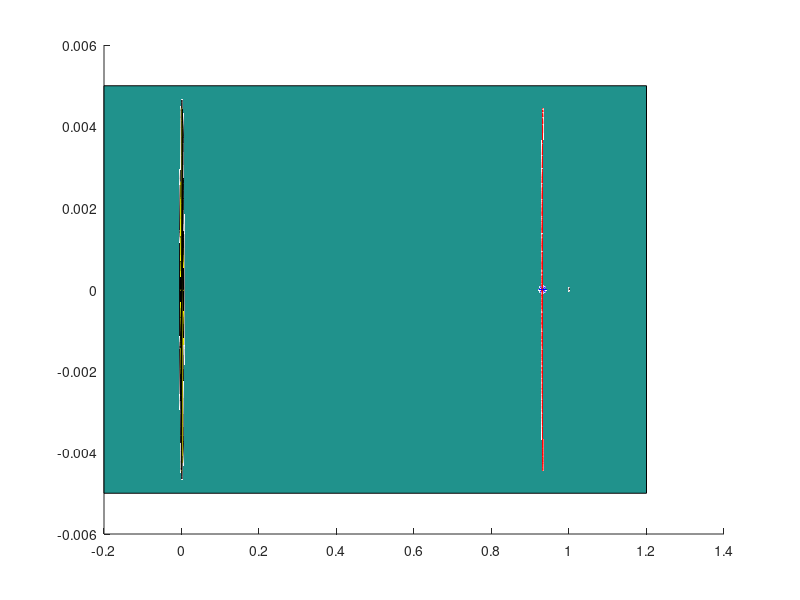

Here is the MATLAB script that generated this plot: (Note: this script raises an error after producing the figure.)
clc; close all; clear;


% First-Order Linear
%{
omega = 2.0152105515;
time_vec = 0:0.01:1/omega;
scaling_factor = 1.495978714e8;
w_p = 2.086453455;
w_v = 2.0152105515;
Ax = 206000/scaling_factor;
Ay = 665000/scaling_factor;
Az = 110000/scaling_factor;

t = 0:0.05:100;%2*pi;%100;
angle1 = 0:0.01:2*pi;
angle2 = 0:0.01:2*pi;

xpoint = 0.932385;
ypoint = 0;
zpoint = 0;

mu = -9.537e-4;
xsun = -mu;
ysun = 0;
zsun = 0;
xearth = 1 + xsun;
yearth = 0;
zearth = 0;

theta = 0 : 0.01 : 2*pi;
eradius = 6378/scaling_factor;
sradius = 696000/scaling_factor;

phi = 0;
m = 1;
psi = m*(pi/2) + phi;

% PLOTS 1
%{
x1 = -Ax*cos(angle1 + phi) + xpoint;
y1 = Ay*sin(angle1 + phi) + ypoint;
z1 = Az*sin(angle2 + 1*(pi/2) + phi) + zpoint;
x3 = -Ax*cos(angle1 + phi) + xpoint;
y3 = Ay*sin(angle1 + phi) + ypoint;
z3 = Az*sin(angle2 + 3*(pi/2) + phi) + zpoint;

subplot(3,1,1);
hold on;
plot(xpoint, ypoint, 'b*', 'DisplayName', 'L1 Lagrange Point')
plot(xearth, yearth, 'bo', 'MarkerSize', 5, 'MarkerFaceColor', 'b', 'DisplayName', 'Earth')
plot(xsun, ysun, 'ro', 'MarkerSize', 10, 'MarkerFaceColor', 'y', 'DisplayName', 'Sun')
plot(x1, y1, 'r-', 'DisplayName', 'M = 1')
plot(x3, y3, 'k-', 'DisplayName', 'M = 3')
xlabel('X')
ylabel('Y')
grid on
grid(gca, 'minor')
lgd = legend();
lgd.FontSize = 20;
hold off;

subplot(3,1,2);
hold on;
plot(xearth, zearth, 'bo', 'MarkerSize', 5, 'MarkerFaceColor', 'b')
plot(xsun, zsun, 'ro', 'MarkerSize', 10, 'MarkerFaceColor', 'y')
plot(xpoint, zpoint, 'b*')
plot(x1, z1, 'r-', 'DisplayName', 'M = 1')
plot(x3, z3, 'k-', 'DisplayName', 'M = 3')
xlabel('X') 
ylabel('Z')
grid on
grid(gca, 'minor')
hold off;

subplot(3,1,3);
hold on;
plot(yearth, zearth, 'bo', 'MarkerSize', 5, 'MarkerFaceColor', 'b')
plot(ysun, zsun, 'ro', 'MarkerSize', 10, 'MarkerFaceColor', 'y')
plot(ypoint, zpoint, 'b*')
plot(y1, z1, 'r-', 'DisplayName', 'M = 1')
plot(y3, z3, 'k-', 'DisplayName', 'M = 3')
xlabel('Y') 
ylabel('Z')
grid on
grid(gca, 'minor')
hold off;
%}

% PLOTS 2
%{
m = 1;
phi = 0;
psi = m*(pi/2) + phi;
x1 = -Ax*cos(w_p*t + phi) + xpoint;
y1 =  Ay*sin(w_p*t + phi) + ypoint;
z1 =  Az*sin(w_v*t + psi) + zpoint;

hold on;
[X,Y,Z] = sphere;
X2 = X * eradius;
Y2 = Y * eradius;
Z2 = Z * eradius;
XS = X * sradius;
YS = Y * sradius;
ZS = Z * sradius;
surf(X2 + xearth, Y2, Z2)
surf(XS + xsun, YS, ZS)
plot3(xpoint, ypoint, zpoint, 'b*')
plot3(x1, y1, z1, 'r', 'DisplayName', 'M = 1')
zlim([-0.01 0.01])
ylim([-0.01 0.01])
grid on;
xlabel('X') 
ylabel('Y') 
zlabel('Z') 
hold off;
%}

% PLOTS 3
%{
m = 1;
phi = 0;
psi = m*(pi/2) + phi;
x1 = -Ax*cos(w_p*t + phi) + xpoint;
y1 =  Ay*sin(w_p*t + phi) + ypoint;
z1 =  Az*sin(w_v*t + psi) + zpoint;

hold on;
plot3(xpoint, ypoint, zpoint, 'b*')
plot3(xearth, yearth, zearth, 'bo', 'MarkerSize', 5)
plot3(xsun, ysun, zsun, 'ro', 'MarkerSize', 10)
plot3(x1, y1, z1, 'r', 'DisplayName', 'M = 1')
% xlim([0.925 0.94])
grid on;
xlabel('X') 
ylabel('Y') 
zlabel('Z') 
hold off;
%}

% PLOTS 4
%{
m = 1;
phi = 0;
psi = m*(pi/2) + phi;
x1 = -Ax*cos(w_p*t + phi) + xpoint;
y1 =  Ay*sin(w_p*t + phi) + ypoint;
z1 =  Az*sin(w_v*t + psi) + zpoint;
subplot(3,1,1);
hold on;

plot(xpoint, ypoint, 'b*', 'DisplayName', 'L1 Lagrange Point')
plot(xearth, yearth, 'bo', 'MarkerSize', 5, 'MarkerFaceColor', 'b', 'DisplayName', 'Earth')
plot(xsun, ysun, 'ro', 'MarkerSize', 10, 'MarkerFaceColor', 'y', 'DisplayName', 'Sun')
plot(x1, y1, 'r-', 'DisplayName', 'M = 1')
xlabel('X')
ylabel('Y')
grid on
grid(gca, 'minor')
lgd = legend();
lgd.FontSize = 20;
hold off;

subplot(3,1,2);
hold on;
plot(xearth, zearth, 'bo', 'MarkerSize', 5, 'MarkerFaceColor', 'b')
plot(xsun, zsun, 'ro', 'MarkerSize', 10, 'MarkerFaceColor', 'y')
plot(xpoint, zpoint, 'b*')
plot(x1, z1, 'r-', 'DisplayName', 'M = 1')
xlabel('X') 
ylabel('Z')
grid on
grid(gca, 'minor')
hold off;

subplot(3,1,3);
hold on;
plot(yearth, zearth, 'bo', 'MarkerSize', 5, 'MarkerFaceColor', 'b')
plot(ysun, zsun, 'ro', 'MarkerSize', 10, 'MarkerFaceColor', 'y')
plot(ypoint, zpoint, 'b*')
plot(y1, z1, 'r-', 'DisplayName', 'M = 1')
xlabel('Y')
ylabel('Z')
grid on
grid(gca, 'minor')
hold off;
%}
%}



% Third-Order Linear

k = 3.2292680962;
c2 = 4.0610735668;
c3 = 3.0200105081;
c4 = 3.0305378797;
lam = sqrt((c2 + sqrt(9*c2^2 - 8*c2))/2);

d1 = ((3*lam^2)/k)*(k*(6*lam^2 - 1) - 2*lam); 
d2 = ((8*lam^2)/k)*(k*(11*lam^2 - 1) - 2*lam);
a21 = 3*c3*(k^2 - 2)/(4*(1 + 2*c2)); 
a22 = 3*c3/(4*(1 + 2*c2));

a23 = -((3*c3*lam)/(4*k*d1))*(3*(k^3)*lam - 6*k*(k-lam) + 4); 
a24 = -((3*c3*lam)/(4*k*d1))*(3*k*lam + 2);

b21 = -3*c3*lam*(3*k*lam - 4)/(2*d1);
b22 = -3*c3*lam/d1;

a31 = (-9*lam/(4*d2))*(4*c3*(k*a23 - b21) + k*c4*(4 + k^2)) ...
    + ((9*lam^2 + 1 - c2)/(2*d2))*(3*c3*(2*a23 - k*b21) + c4*(2 + 3*k^2));

d21 = -c3/(2*lam^2);
d31 = (3/(64*lam^2))*(4*c3*a24 + c4);
d32 = (3/(64*lam^2))*(4*c3*(a23 - d21) + c4*(4 + k^2));

a32 = (-9*lam/(4*d2))*(4*c3*(3*k*a24 - b22) + k*c4) ... 
    - 3*((9*lam^2 + 1 - c2)/(2*d2))*(c3*(k*b22 - d21 - 2*a24) - c4);

b31 = (3/(8*d2))*8*lam*(3*c3*(k*b21 - 2*a23) - c4*(2 + 3*k^2)) ... 
     + (3/(8*d2))*((9*lam^2 + 1 + 2*c2)*(4*c3*(k*a23 - b21)) + k*c4*(4 + k^2));

b32 = ((9*lam)/d2)*(c3*(k*b22 + d21 + -2*a24) - c4) ... 
    + 3*((9*lam^2 + 1 + 2*c2)/(8*d2))*(4*c3*(k*a24 - b22) + k*c4); 

xpoint = 0.932385;
ypoint = 0;
zpoint = 0;
mu = -9.537e-4;
xsun = -mu;
ysun = 0;
zsun = 0;
xearth = 1 + xsun;
yearth = 0;
zearth = 0;

phi = 0;
w_p = 2.086453455;
tau = 0:0.05:100;
tau_1 = w_p*tau + phi;

scaling_factor = 1.495978714e8;
eradius = 6378/scaling_factor;
sradius = 696000/scaling_factor;
Ax = 206000/scaling_factor;
Ay = 665000/scaling_factor;
Az = 110000/scaling_factor;
m = 1;
dm = 2 - m;
x1 =    -Ax*cos(tau_1) + (a23*Ax^2 - a24*Az^2)*cos(2*tau_1) + (a31*Ax^3 - a32*Ax*Az^2)*cos(3*tau_1) + a21*Ax^2 + a22*Az^2 + xpoint;
y1 =     Ay*sin(tau_1) + (b21*Ax^2 - b22*Az^2)*sin(2*tau_1) + (b31*Ax^3 - b32*Ax*Az^2)*sin(3*tau_1) + ypoint;
z1 =  dm*Az*cos(tau_1) + dm*d21*Ax*Az*cos(2*tau_1 - 3) + dm*(d32*Az*Ax^2 - d31*Az^3)*cos(3*tau_1) + zpoint;

hold on;
plot3(xpoint, ypoint, zpoint, 'b*')
[X,Y,Z] = sphere;
X2 = X * eradius;
Y2 = Y * eradius;
Z2 = Z * eradius;
XS = X * sradius;
YS = Y * sradius;
ZS = Z * sradius;
surf(X2 + xearth, Y2, Z2)
surf(XS + xsun, YS, ZS, 'FaceColor', 'y', 'EdgeColor', 'k')
plot3(x1, y1, z1, 'r', 'DisplayName', 'M = 1')

% Draw XY plane
% (1, 1, 0)
% (-1, 1, 0)
% (-1, -1, 0)
% (1, -1, 0)
p = patch([1.2 -0.2 -0.2 1.2], [5e-3 5e-3 -5e-3 -5e-3], [0 0 0 0]);
p.FaceAlpha = 0.1;

grid on;
xlabel('X') 
ylabel('Y') 
zlabel('Z') 
hold off;
%}




% BACKUP
% clc; close all; clear all;
% 
% omega = 2.0152105515;
% 
% time_vec = 0:0.01:1/omega;
% 
% % [x, y, z] = sphere(40);
% 
% scaling_factor = 1.497610041e6;
% w_p = 2.086453455;
% w_v = 2.0152105515;
% A_x = 206000/scaling_factor;
% A_z = 110000/scaling_factor;
% K = 3.2292680962;
% 
% m = 1;
% phi = 0;
% psi = m*(pi/2) + phi;
% 
% angle1 = 0:0.01:2*pi;
% angle2 = 0:0.01:2*pi;
% 
% xpoint = 0.932385;
% ypoint = 0;
% zpoint = 0;
% 
% mu = -9.537e-4;
% xsun = -mu;
% ysun = 0;
% zsun = 0;
% 
% xearth = 1 + xsun;
% yearth = 0;
% zearth = 0;
% 
% % xr = -A_x*cos(angle1) + xpoint;
% % yr = K*A_x*sin(angle1) + ypoint;
% % zr = A_z*sin(angle2) + zpoint;
% 
% x1 = -A_x*cos(angle1 + phi) + xpoint;
% y1 = K*A_x*sin(angle1 + phi) + ypoint;
% z1 = A_z*sin(angle2 + 1*(pi/2) + phi) + zpoint;
% 
% x3 = -A_x*cos(angle1 + phi) + xpoint;
% y3 = K*A_x*sin(angle1 + phi) + ypoint;
% z3 = A_z*sin(angle2 + 3*(pi/2) + phi) + zpoint;
% 
% gamma = 1.001090475e-2;
% % xbar_r = (xr - 1 + mu + gamma)/gamma;
% % ybar_r = yr/gamma;
% % zbar_r = zr/gamma;
% 
% xbar_1 = (x1 - 1 + mu + gamma)/gamma;
% ybar_1 = y1/gamma;
% zbar_1 = z1/gamma;
% 
% xbar_3 = (x3 - 1 + mu + gamma)/gamma;
% ybar_3 = y3/gamma;
% zbar_3 = z3/gamma;
% 
% % plot3(xr, yr, zr, 'b-*', 'DisplayName', 'Reference')
% % hold on;
% % plot3(x1, y1, z1, 'r-*', 'DisplayName', 'M = 1')
% % plot3(x3, y3, z3, 'k-*', 'DisplayName', 'M = 3')
% % hold off;
% % legend()
% % xlabel('X') 
% % ylabel('Y') 
% % zlabel('Z') 
% 
% 
% subplot(3,1,1);
% hold on;
% plot(xpoint, ypoint, 'b*')
% plot(xearth, yearth, 'bo', 'MarkerSize', 5)
% plot(xsun, ysun, 'ro', 'MarkerSize', 10)
% % plot(xr, yr, 'b-', 'DisplayName', 'Reference')
% % plot(x1, y1, 'r-', 'DisplayName', 'M = 1')
% % plot(x3, y3, 'k-', 'DisplayName', 'M = 3')
% plot(xbar_1, ybar_1, 'r-', 'DisplayName', 'M = 1')
% plot(xbar_3, ybar_3, 'k-', 'DisplayName', 'M = 3')
% xlabel('X') 
% ylabel('Y')
% % xlim([0.4, 1.4])
% legend()
% hold off;
% 
% subplot(3,1,2);
% hold on;
% plot(xearth, zearth, 'bo', 'MarkerSize', 5)
% plot(xsun, zsun, 'ro', 'MarkerSize', 10)
% plot(xpoint, zpoint, 'b*')
% % plot(xr, zr, 'b-')
% % plot(x1, z1, 'r-')
% % plot(x3, z3, 'k-')
% plot(xbar_1, zbar_1, 'r-', 'DisplayName', 'M = 1')
% plot(xbar_3, zbar_3, 'k-', 'DisplayName', 'M = 3')
% xlabel('X') 
% ylabel('Z') 
% hold off;
% 
% subplot(3,1,3);
% hold on;
% plot(yearth, zearth, 'bo', 'MarkerSize', 5)
% plot(ysun, zsun, 'ro', 'MarkerSize', 10)
% plot(ypoint, zpoint, 'b*')
% % plot(yr, zr, 'b-')
% % plot(y1, z1, 'r-')
% % plot(y3, z3, 'k-')
% plot(ybar_1, zbar_1, 'r-', 'DisplayName', 'M = 1')
% plot(ybar_3, zbar_3, 'k-', 'DisplayName', 'M = 3')
% xlabel('Y') 
% ylabel('Z') 
% hold off;
% 
% % BACKUP
% % x = -A_x*cos(time_vec.*w_p + phi);
% % y = K*A_x*sin(time_vec.*w_p + phi);
% % z = A_z*sin(time_vec.*w_v + psi);
% 
% % plot(y, z, 'b')
% % hold on;
% % plot(y_, z_, 'r')
% % hold off;
% 
